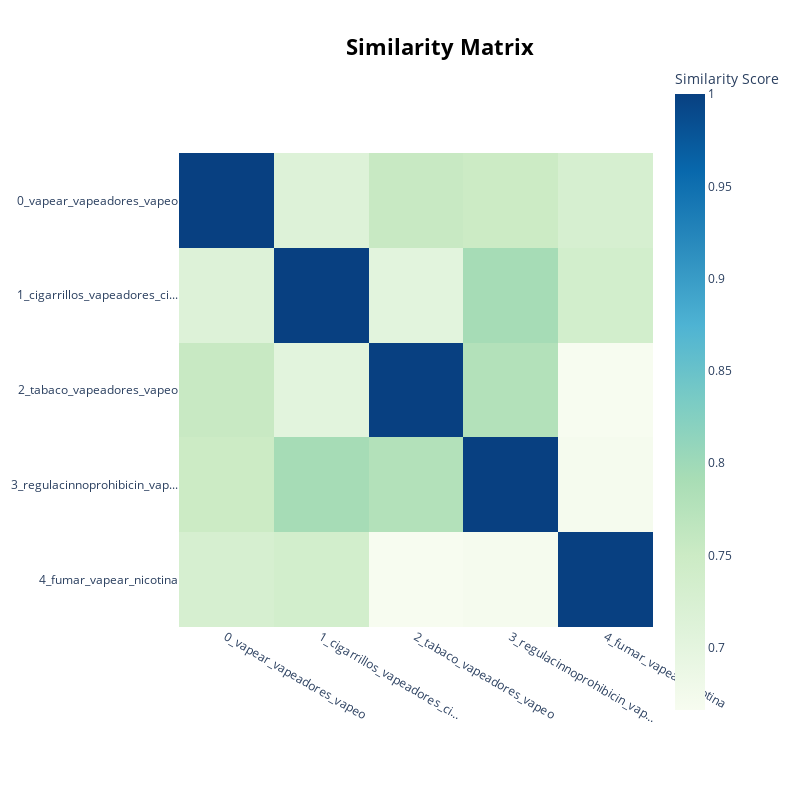

The code cell stored with this chart in its notebook:
### Code cell
model.visualize_heatmap()

### Figure 1 — Plotly figure (JSON) as saved in the notebook; plotly's stock layout.template omitted (floating-point values rounded to 4 significant figures)
{"data": [{"coloraxis": "coloraxis", "hovertemplate": "x: %{x}<br>y: %{y}<br>Similarity Score: %{z}<extra></extra>", "name": "0", "type": "heatmap", "x": ["0_vapear_vapeadores_vapeo", "1_cigarrillos_vapeadores_ci...", "2_tabaco_vapeadores_vapeo", "3_regulacinnoprohibicin_vap...", "4_fumar_vapear_nicotina"], "xaxis": "x", "y": ["0_vapear_vapeadores_vapeo", "1_cigarrillos_vapeadores_ci...", "2_tabaco_vapeadores_vapeo", "3_regulacinnoprohibicin_vap...", "4_fumar_vapear_nicotina"], "yaxis": "y", "z": [[1, 0.7142, 0.755, 0.7503, 0.7297], [0.7142, 1.0, 0.7044, 0.7933, 0.7364], [0.755, 0.7044, 1.0, 0.7783, 0.6664], [0.7503, 0.7933, 0.7783, 1.0, 0.6695], [0.7297, 0.7364, 0.6664, 0.6695, 1.0]]}], "layout": {"coloraxis": {"colorbar": {"title": {"text": "Similarity Score"}}, "colorscale": [[0, "rgb(247,252,240)"], [0.125, "rgb(224,243,219)"], [0.25, "rgb(204,235,197)"], [0.375, "rgb(168,221,181)"], [0.5, "rgb(123,204,196)"], [0.625, "rgb(78,179,211)"], [0.75, "rgb(43,140,190)"], [0.875, "rgb(8,104,172)"], [1, "rgb(8,64,129)"]]}, "height": 800, "hoverlabel": {"bgcolor": "white", "font": {"family": "Rockwell", "size": 16}}, "legend": {"title": {"text": "Trend"}}, "margin": {"t": 60}, "showlegend": true, "title": {"font": {"color": "Black", "size": 22}, "text": "<b>Similarity Matrix</b>", "x": 0.55, "xanchor": "center", "y": 0.95, "yanchor": "top"}, "width": 800, "xaxis": {"anchor": "y", "constrain": "domain", "domain": [0, 1], "scaleanchor": "y"}, "yaxis": {"anchor": "x", "autorange": "reversed", "constrain": "domain", "domain": [0, 1]}}}
